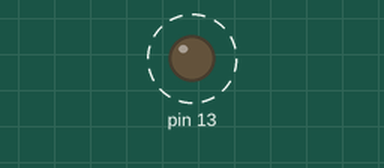
This sketch was run on a simulated Arduino Uno, built with avr-gcc and run on an emulated ATmega328P. Shown: output pins drawn as LEDs (lit = HIGH). Dashed ring = blinking.

Above: at 0.5 s.
Timing chart, 0 to 4.7 s (numbered marks = the images above):
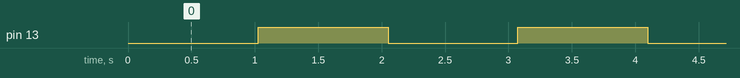

The sketch:

3_timer_interrupt.ino
```cpp
void setup() {
  // put your setup code here, to run once:
  DDRB=0x20; //5번, 13번pin
  TCCR2A=0x00;
  TCCR2B=0x04;
  TCNT2=6;
  TIMSK2=0x01;
}

void loop() {
  // put your main code here, to run repeatedly:

}

int toggle=0;
SIGNAL(TIMER2_OVF_vect){
  int b=0;
  static int count=0;

  count++;
  if(count>1000){
    if(toggle==0){
      PORTB=0x20; //켜기
      toggle=1;
      count=0;
    }
    else{
      PORTB=0x00; //끄기
      toggle=0;
      count=0;
    }
  }
}
```

Measured:
- by itself, pin 13: alternates HIGH for 1.0 s and LOW for 1.0 s
